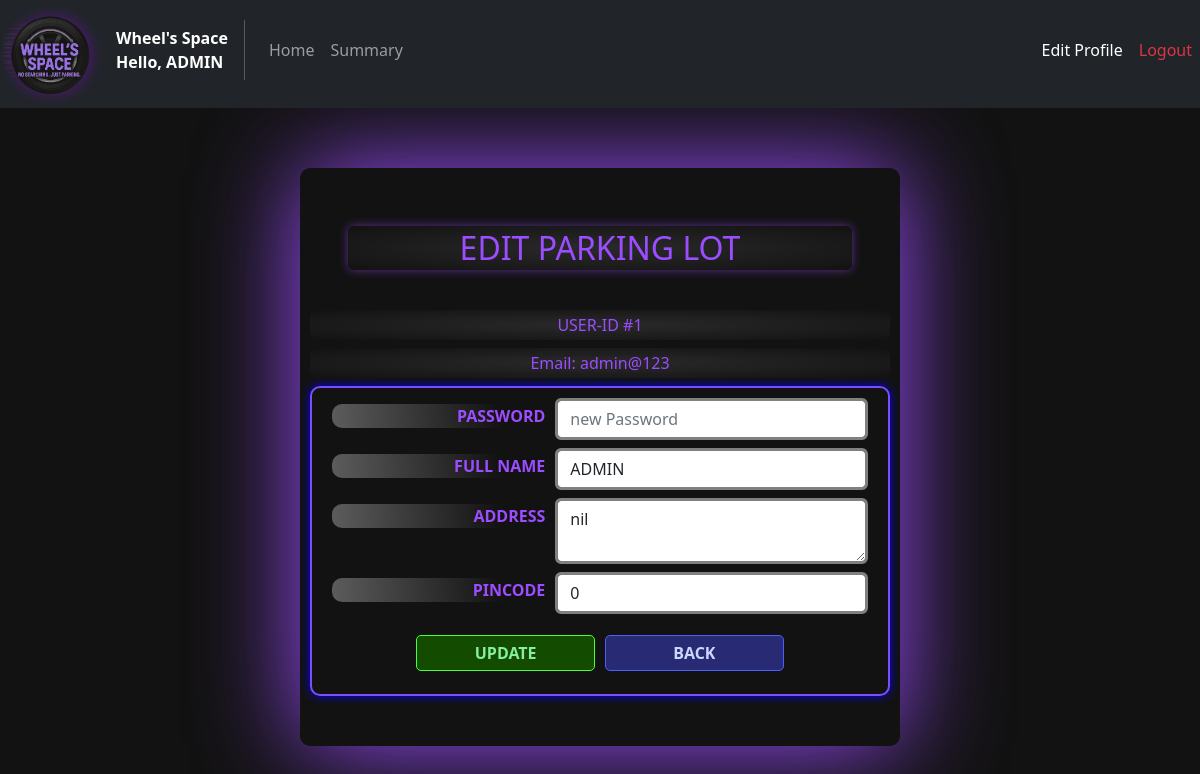
Page /useredit/1 on the earlier database version.
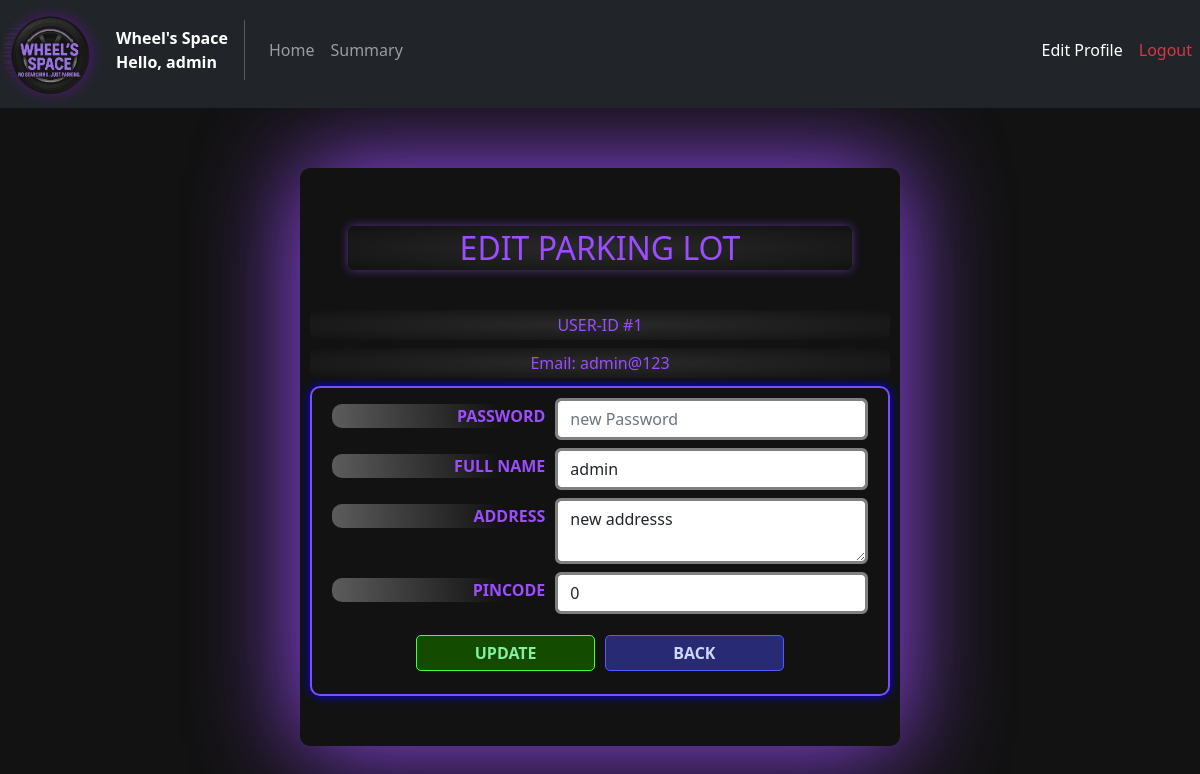
Same page on the later database version.
### models/Users.py (models this page shows)
class Users(db.Model):
    __tablename__ = "Users"
    user_id = db.Column(db.Integer, primary_key = True)
    email   = db.Column(db.String(64), unique = True, nullable=False)
    passw   = db.Column(db.String(32), nullable = False)
    name    = db.Column(db.String(64), nullable = False)
    address = db.Column(db.Text, nullable = False)
    pincode = db.Column(db.Integer,nullable = False)
    reserved = db.relationship("Reservations",back_populates = "user")

### controllers/user_routes.py (the view, shortened to what this page needs)
@user_routes.route('/useredit/<int:user_id>', methods = ["GET","POST"])
def useredit(user_id):
    user = Users.query.filter_by(user_id = user_id).first()
    return render_template("user_edit.html", user=user, hide_alert=True)

### templates/user_edit.html (shortened to what this page needs)
<!DOCTYPE html>
<html lang="en">
<head>
    <link href="https://cdn.jsdelivr.net/npm/bootstrap@5.2.3/dist/css/bootstrap.min.css" rel="stylesheet"
>
    <link rel="stylesheet" href="{{ url_for('static', filename='css/General_style.css') }}">
    <link rel="stylesheet" href="{{ url_for('static', filename='css/User_style.css') }}">
    <link rel="stylesheet" href="../static/css/User_style.css">
    <link rel="stylesheet" href="../static/css/General_style.css">
</head>
<body>
    <nav class="navbar navbar-expand-lg navbar-dark bg-dark my-nav-bar">
        <div class="navbar-brand logo">
            <img src="{{ url_for('static', filename='images/logo.png' )}}" alt="LOGO" id="logo" class="img-fluid mb-5">
        </div>
        <div>
            <div class="fw-bold text-white">Wheel's Space</div>
            <div class="fw-bold text-white"> Hello, {{user.name}}</div>
        </div>
        <div class="collapse navbar-collapse" id="navbarelements">
            <ul class="navbar-nav me-auto">
                <li class="nav-item">
                    <a href="{{url_for('user_routes.home',user_id = user.user_id)}}" class="nav-link my-nav-link">Home</a>
                </li>
                <li class="nav-item">
                    <a href="{{url_for('user_routes.summary',user_id = user.user_id)}}" class="nav-link my-nav-link">Summary</a>
                </li>
            </ul>
            <ul class="navbar-nav">
                 <li class="nav-item">
                    <a href="#" class="nav-link my-nav-link active">Edit Profile</a>
                </li>
                <li class="nav-item">
                    <a href="{{url_for('auth_rbac.logout')}}" class="nav-link my-nav-link text-danger">Logout</a>
                </li>
            </ul>
        </div>
    </nav>
    <div class="span-box text-center container">
        <div class="row  mb-4 py-2 justify-content-center">
            <div class="view-highlight h2 col-10">EDIT PARKING LOT</div>
        </div>
        <div class="col-12 mb-2 px-5 view-highlight" style="box-shadow: none;">USER-ID #{{user.user_id}}</div>
        <div class="col-12 mb-2 text-break view-highlight" style="box-shadow: none;">Email: {{user.email}}</div>
        <form class="form-style form my-form" action="{{ url_for('user_routes.useredit', user_id = user.user_id) }}" method="POST">
            <div class="mb-2 d-flex">
                <label for="password" class="form-label col-5">Password</label>
                <input class="form-control my-form-input" type="password" name="password" placeholder="new Password" id="password" value="">
            </div>
            <div class="mb-2 d-flex">
                <label for="fullname" class="form-label col-5">Full Name</label>
                <input class="form-control my-form-input" type="text" name="fullname" id="fullname" value="{{user.name}}">
            </div>
            <div class="mb-2 d-flex">
                <label for="address" class="form-label col-5">Address</label>
                <textarea name="address" id="address" rows="2" class="form-control my-form-input">{{user.address}}</textarea>
            </div>
            <div class="mb-3 d-flex">
                <label for="pincode" class="form-label col-5">Pincode</label>
                <input class="form-control my-form-input" type="number" name="pincode" id="pincode" value="{{user.pincode}}" min="0" max="999999">
            </div>
            <div class="mb-2 d-flex justify-content-center">
                <input class="user-btn add-btn col-4" type="submit" value="UPDATE" id="submit">
                <a href="{{ url_for('user_routes.home',user_id = user.user_id) }}" class="user-btn edit-btn col-4">BACK</a>
            </div>
        </form>
    </div>
</body>
</html>

Differences in the rows shown:
changed Users "admin@123": name "ADMIN" → "admin"; fullname "ADMIN" → "admin"; address "nil" → "new addresss"
